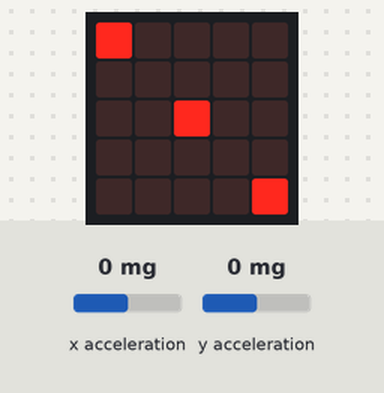
A program run on a simulated BBC micro:bit (MakeCode). On the bench: the board's 5×5 LED display. Inputs (shaded band) come from the test bench; at power-on: x acceleration 0 mg, y acceleration 0 mg. The short countdown, score and lost-life animations are approximate.

Above: at 0.1 s.
1.7 s: x acceleration set to 182 mg
3.4 s: x acceleration set to 216 mg
At 3.6 s:
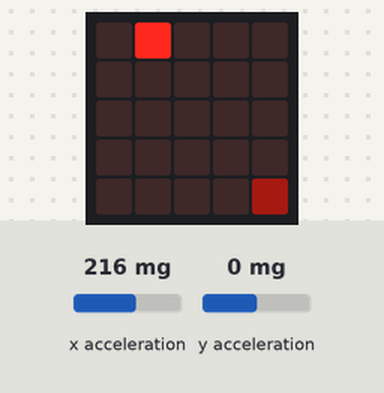
5.0 s: y acceleration set to 185 mg
6.5 s: y acceleration set to 215 mg
At 8.2 s:
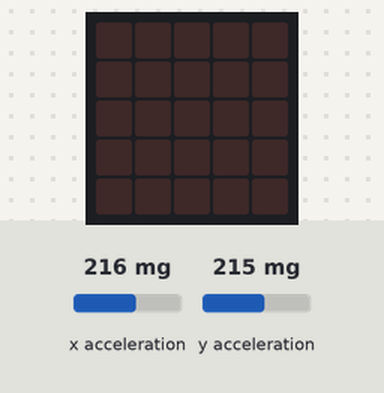
8.3 s: x acceleration set to -1440 mg
At 9.01 s:
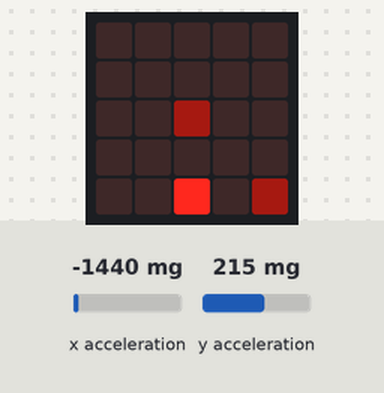
10.1 s: y acceleration set to -192 mg
11.6 s: y acceleration set to -218 mg
At 12.0 s:
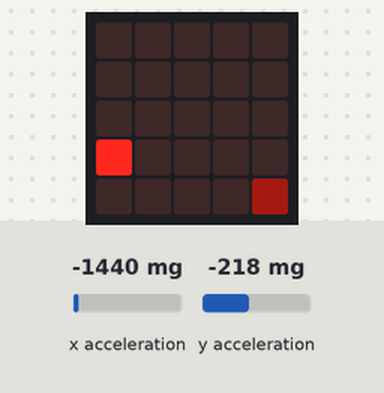

The program:

main.ts
```typescript
let mamua = game.createSprite(2, 2)
let janaria = game.createSprite(4, 4)
let pacman = game.createSprite(0, 0)
basic.pause(400)
mamua.set(LedSpriteProperty.Brightness, 40)
mamua.set(LedSpriteProperty.Blink, 50)
janaria.set(LedSpriteProperty.Brightness, 40)
basic.forever(function () {
    if (pacman.isTouching(mamua)) {
        game.gameOver()
    }
    if (pacman.isTouching(janaria)) {
        game.addScore(1)
    }
})
basic.forever(function () {
    if (input.acceleration(Dimension.X) > 200) {
        pacman.change(LedSpriteProperty.X, 1)
        basic.pause(200)
    }
    if (input.acceleration(Dimension.X) < -200) {
        pacman.change(LedSpriteProperty.X, -1)
        basic.pause(200)
    }
    if (input.acceleration(Dimension.Y) > 200) {
        pacman.change(LedSpriteProperty.Y, 1)
        basic.pause(200)
    }
    if (input.acceleration(Dimension.Y) < -200) {
        pacman.change(LedSpriteProperty.Y, -1)
        basic.pause(200)
    }
})
```

test.ts
```typescript
// aquí va el archivo "tests"; esto no se compilará cuando este paquete se utilice como una extensión.
```

Measured:
- the behaviour switches between 200 and 201 mg on x acceleration (found by bisection; images 0 and 1)
- the behaviour switches between 200 and 201 mg on y acceleration (found by bisection; images 1 and 2)
- the behaviour switches between -200 and -201 mg on y acceleration (found by bisection; images 3 and 4)
- after the input at 3.4 s, the display: first changes at once (image 1 shows a later state)
- after the input at 8.3 s, the display: first changes after 0.18 s (image 3 shows a later state)
- after the input at 11.6 s, the display: first changes at once (image 4 shows a later state)
